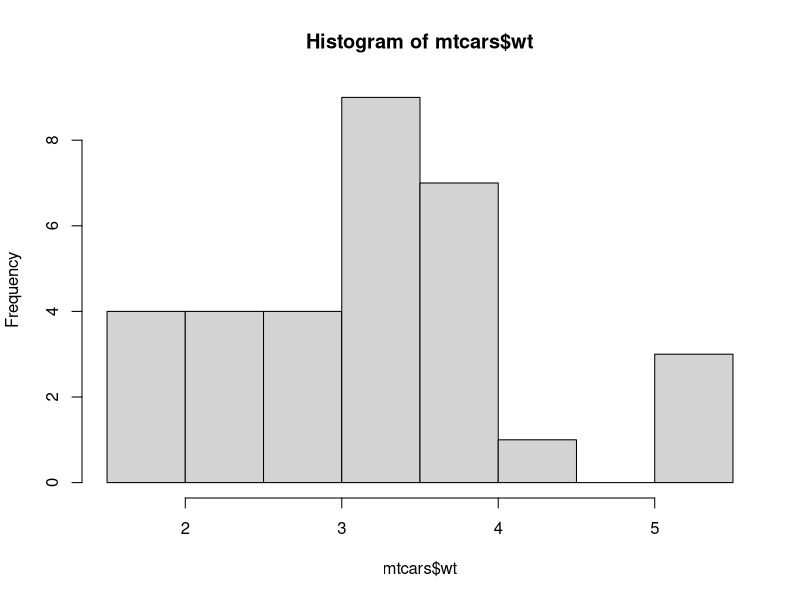
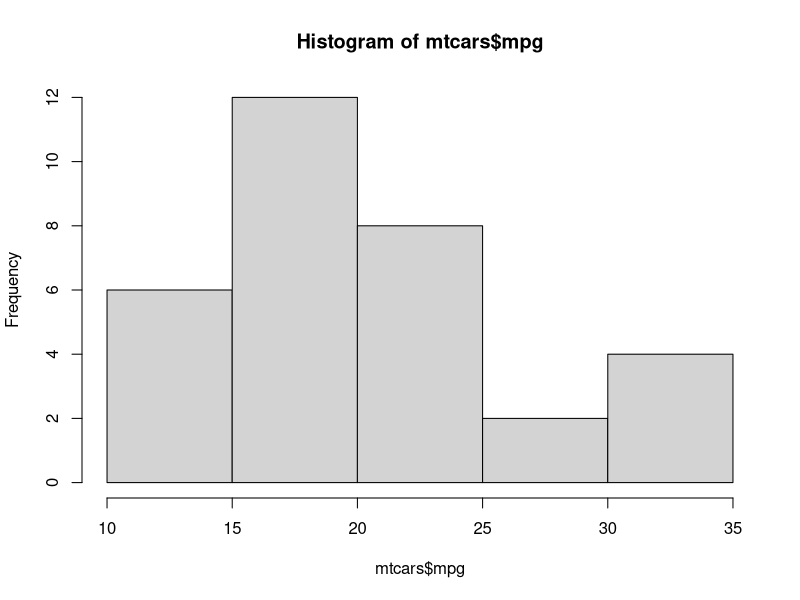
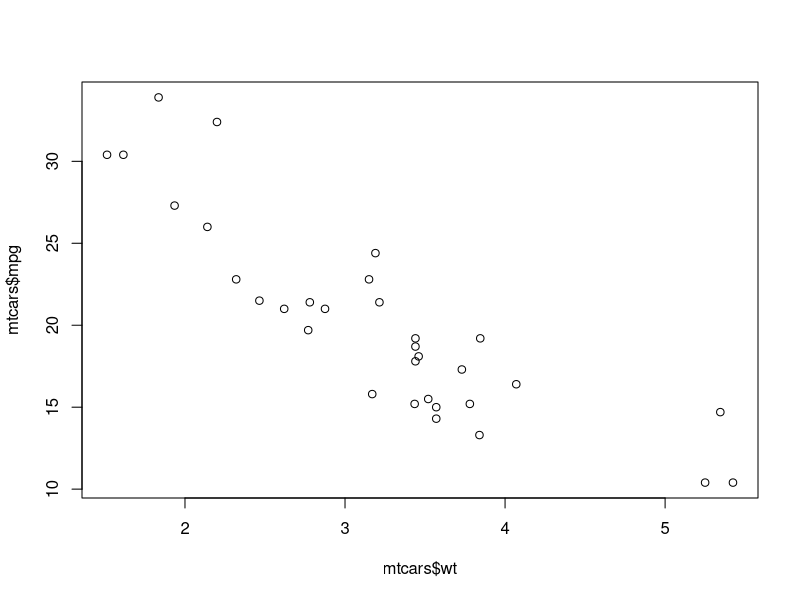
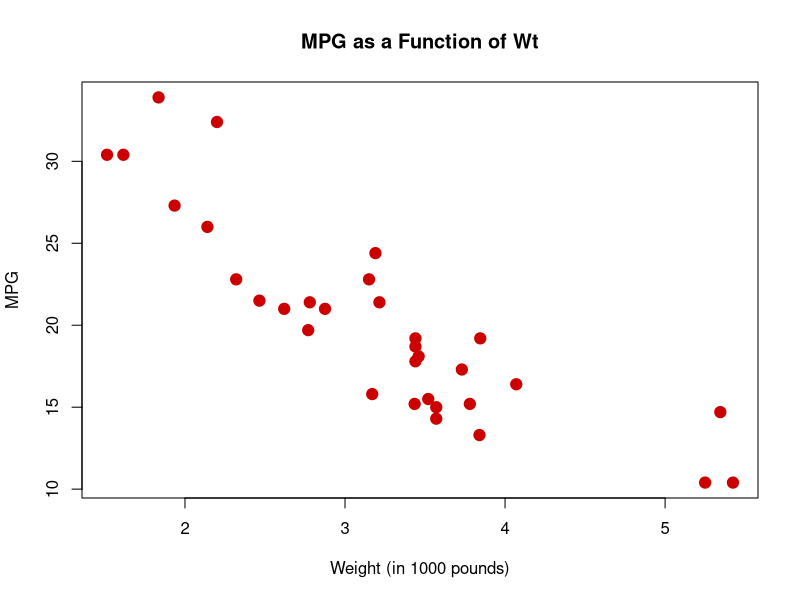

Generate these figures, in order, with R:
# File:   Scatterplots.R; Course: R: An Introduction (with RStudio)

# LOAD DATASETS PACKAGES ###################################
library(datasets)  # Load/unload base packages manually

# LOAD DATA ################################################
?mtcars
str(mtcars)

# PLOTS ####################################################
# Good to first check univariate distributions
hist(mtcars$wt)
hist(mtcars$mpg)
# Basic X-Y plot for two quantitative variables
plot(mtcars$wt, mtcars$mpg)
# Add some options
plot(mtcars$wt, mtcars$mpg, pch = 19, cex = 1.5, col = "#cc0000",
     main = "MPG as a Function of Wt", xlab = "Weight (in 1000 pounds)", ylab = "MPG")

# CLEAN UP #################################################
# Clear packages
detach("package:datasets", unload = TRUE)  # For base
# Clear plots
dev.off()  # But only if there IS a plot
# Clear console
cat("\014")  # ctrl+L
# Clear mind :)